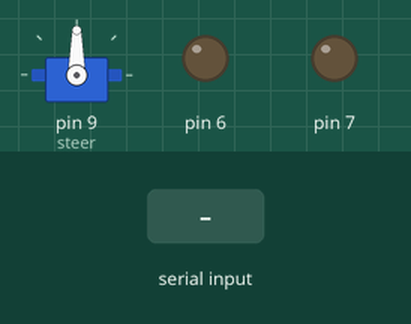
A sketch run on a simulated Arduino Uno, built with avr-gcc and run on an emulated ATmega328P. Shown: servo, output pins drawn as LEDs (lit = HIGH). The test bench sets the inputs (shaded band). What the sketch prints to the serial monitor is not drawn.

Above: at 1.2 s.
1.3 s: "L" received over Serial
At 1.7 s:
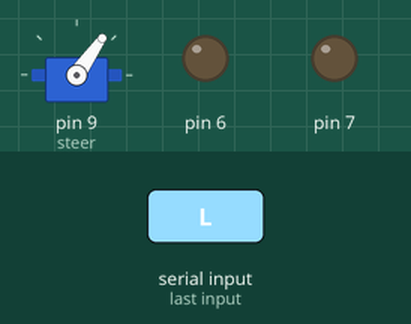
2.8 s: "R" received over Serial
At 4.0 s:
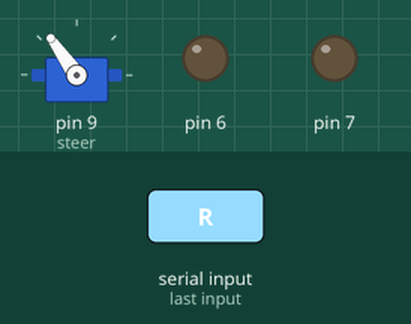
4.3 s: "F" received over Serial
At 5.5 s:
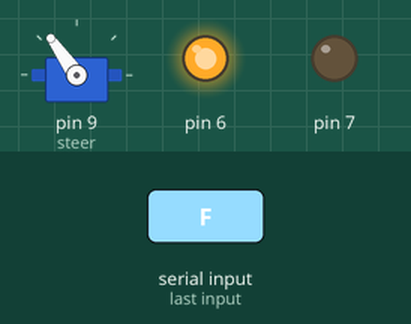
5.8 s: "0" received over Serial
At 6.3 s:
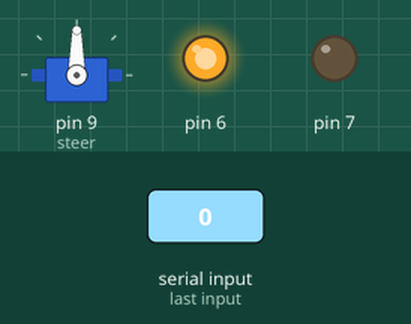
7.3 s: "B" received over Serial
At 7.6 s:
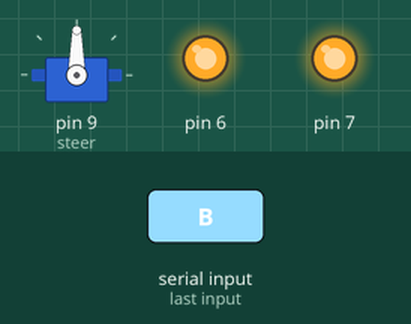
8.8 s: "L" received over Serial
At 9.8 s:
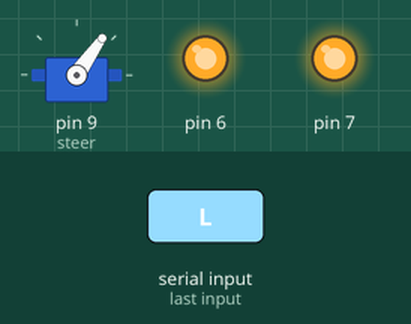
Timing chart, 0 to 11.3 s (numbered marks = the images above; inputs shaded):
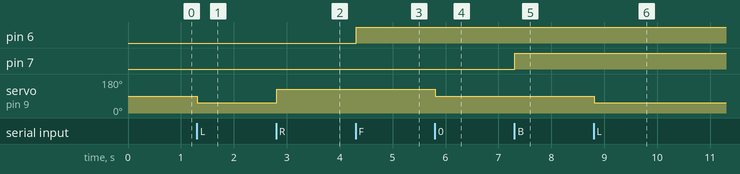

Measured:
- after the input at 1.3 s, servo on pin 9 (steer): 90° → 55° at once
- after the input at 2.8 s, servo on pin 9 (steer): 55° → 125° at once
- after the input at 4.3 s, pin 6: LOW → HIGH at once
- after the input at 5.8 s, servo on pin 9 (steer): 125° → 90° at once
- after the input at 7.3 s, pin 7: LOW → HIGH at once
- after the input at 8.8 s, servo on pin 9 (steer): 90° → 55° at once

The sketch:

RC_CAR_201075.ino
```cpp
char val;
#include <Servo.h>
Servo steer;
void setup() {
   steer.attach(9);
   Serial.begin(9600);
   pinMode(6,OUTPUT);
   pinMode(7,OUTPUT);
}
void loop() {
  if (Serial.available()){
    val = Serial.read();
    Serial.println(val);
  }

  if(val=='L'){
    steer.write(90);
    steer.write(55);
    delay(50);
  }
  else if(val=='0'){
    steer.write(125);
    steer.write(90);
    delay(50);
  }

  Serial.println(val);

  if(val=='R'){
    steer.write(90);
    steer.write(125);
    delay(50);
  }
  else if(val=='0'){
    steer.write(55);
    steer.write(90);
    delay(50);
  }

  if(val=='F'){
    digitalWrite(6,HIGH);
  }
  else if(val=='M'){
    digitalWrite(6,LOW);
  }

  if(val=='B'){
    digitalWrite(7,HIGH);
  }
  else if(val=='M'){
    digitalWrite(7,LOW);
  }
}
```
